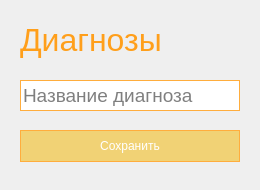
<?xml version="1.0" encoding="UTF-8"?>
<ui version="4.0">
 <class>Dialog</class>
 <widget class="QDialog" name="Dialog">
  <property name="geometry">
   <rect>
    <x>0</x>
    <y>0</y>
    <width>260</width>
    <height>190</height>
   </rect>
  </property>
  <property name="minimumSize">
   <size>
    <width>260</width>
    <height>190</height>
   </size>
  </property>
  <property name="maximumSize">
   <size>
    <width>260</width>
    <height>190</height>
   </size>
  </property>
  <property name="windowTitle">
   <string>Dialog</string>
  </property>
  <widget class="QWidget" name="widget" native="true">
   <property name="geometry">
    <rect>
     <x>10</x>
     <y>10</y>
     <width>240</width>
     <height>170</height>
    </rect>
   </property>
   <property name="styleSheet">
    <string notr="true">QLabel{
	color: #ff9f1b;
}

QLineEdit{
	border: 1px solid #ffad3d;
}

QPushButton{
	color:white;
	background-color: #f1d275;
	border: 1px solid #ffad3d;
	height: 30px;
}

QPushButton:pressed{
	background-color: #ff9d16;
	font-weight: bold;
}

QPushButton:hover{
	background-color: #ff9d16;
}

QTableView{
	border: 1px solid #ffad3d;
}

QTableView::section{
	background-color: #f1d275;
	color: white;
	border: 1px solid #ffad3d;
	font-size: 14pt;
}

QTableView::item{
	border: 1px solid #ffad3d;
	color: #ffa120;
}

QTableView::item:selected{
	font-weight: bold;
}</string>
   </property>
   <widget class="QLineEdit" name="fill_diagnostic">
    <property name="geometry">
     <rect>
      <x>10</x>
      <y>70</y>
      <width>220</width>
      <height>31</height>
     </rect>
    </property>
    <property name="font">
     <font>
      <pointsize>14</pointsize>
     </font>
    </property>
    <property name="placeholderText">
     <string>Название диагноза</string>
    </property>
   </widget>
   <widget class="QLabel" name="diagnostic">
    <property name="geometry">
     <rect>
      <x>10</x>
      <y>10</y>
      <width>220</width>
      <height>40</height>
     </rect>
    </property>
    <property name="font">
     <font>
      <pointsize>24</pointsize>
     </font>
    </property>
    <property name="layoutDirection">
     <enum>Qt::LeftToRight</enum>
    </property>
    <property name="text">
     <string>Диагнозы</string>
    </property>
   </widget>
   <widget class="QPushButton" name="save_diagnostic">
    <property name="geometry">
     <rect>
      <x>10</x>
      <y>120</y>
      <width>220</width>
      <height>32</height>
     </rect>
    </property>
    <property name="text">
     <string>Сохранить</string>
    </property>
   </widget>
  </widget>
 </widget>
 <resources/>
 <connections/>
</ui>
